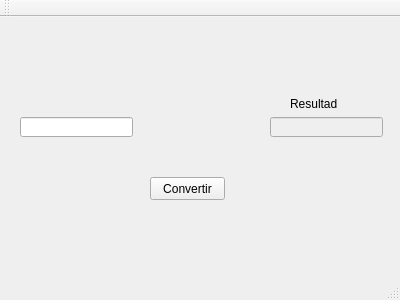
<?xml version="1.0" encoding="UTF-8"?>
<ui version="4.0">
 <class>MainWindow</class>
 <widget class="QMainWindow" name="MainWindow">
  <property name="geometry">
   <rect>
    <x>0</x>
    <y>0</y>
    <width>400</width>
    <height>300</height>
   </rect>
  </property>
  <property name="windowTitle">
   <string>MainWindow</string>
  </property>
  <widget class="QWidget" name="centralWidget">
   <widget class="QPushButton" name="btnConvertir">
    <property name="geometry">
     <rect>
      <x>150</x>
      <y>160</y>
      <width>75</width>
      <height>23</height>
     </rect>
    </property>
    <property name="text">
     <string>Convertir</string>
    </property>
   </widget>
   <widget class="QLineEdit" name="Entrada">
    <property name="geometry">
     <rect>
      <x>20</x>
      <y>100</y>
      <width>113</width>
      <height>20</height>
     </rect>
    </property>
   </widget>
   <widget class="QLineEdit" name="Salida">
    <property name="enabled">
     <bool>false</bool>
    </property>
    <property name="geometry">
     <rect>
      <x>270</x>
      <y>100</y>
      <width>113</width>
      <height>20</height>
     </rect>
    </property>
   </widget>
   <widget class="QLabel" name="label_3">
    <property name="geometry">
     <rect>
      <x>290</x>
      <y>80</y>
      <width>47</width>
      <height>13</height>
     </rect>
    </property>
    <property name="text">
     <string>Resultado</string>
    </property>
   </widget>
  </widget>
  <widget class="QMenuBar" name="menuBar">
   <property name="geometry">
    <rect>
     <x>0</x>
     <y>0</y>
     <width>400</width>
     <height>21</height>
    </rect>
   </property>
  </widget>
  <widget class="QToolBar" name="mainToolBar">
   <attribute name="toolBarArea">
    <enum>TopToolBarArea</enum>
   </attribute>
   <attribute name="toolBarBreak">
    <bool>false</bool>
   </attribute>
  </widget>
  <widget class="QStatusBar" name="statusBar"/>
 </widget>
 <layoutdefault spacing="6" margin="11"/>
 <resources/>
 <connections/>
</ui>
